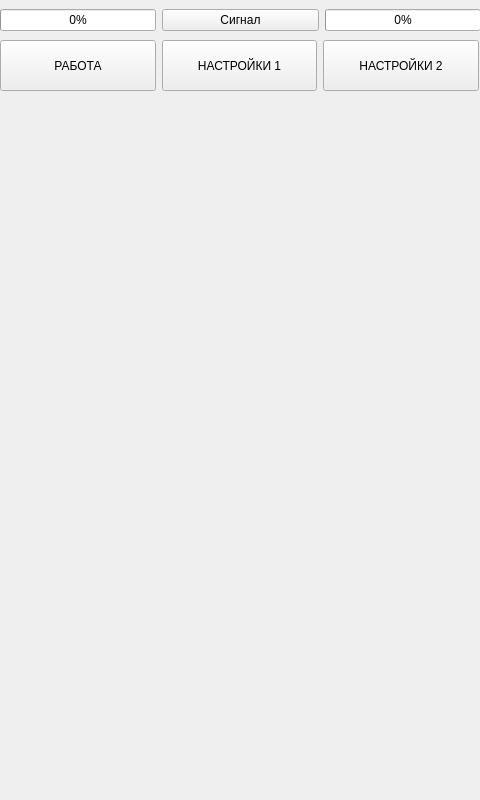
<?xml version="1.0" encoding="UTF-8"?>
<ui version="4.0">
 <class>Watcher</class>
 <widget class="QMainWindow" name="Watcher">
  <property name="geometry">
   <rect>
    <x>0</x>
    <y>0</y>
    <width>480</width>
    <height>800</height>
   </rect>
  </property>
  <property name="windowTitle">
   <string>MainWindow</string>
  </property>
  <widget class="QWidget" name="centralwidget">
   <widget class="QWidget" name="horizontalLayoutWidget">
    <property name="geometry">
     <rect>
      <x>0</x>
      <y>0</y>
      <width>481</width>
      <height>41</height>
     </rect>
    </property>
    <layout class="QHBoxLayout" name="horizontalLayout">
     <property name="sizeConstraint">
      <enum>QLayout::SetDefaultConstraint</enum>
     </property>
     <item>
      <widget class="QProgressBar" name="battery_road">
       <property name="sizePolicy">
        <sizepolicy hsizetype="Minimum" vsizetype="Fixed">
         <horstretch>0</horstretch>
         <verstretch>0</verstretch>
        </sizepolicy>
       </property>
       <property name="value">
        <number>0</number>
       </property>
      </widget>
     </item>
     <item>
      <widget class="QPushButton" name="RSSI">
       <property name="enabled">
        <bool>true</bool>
       </property>
       <property name="styleSheet">
        <string notr="true">font: 87 10pt &quot;Droid Sans [MONO]&quot;;</string>
       </property>
       <property name="text">
        <string>Сигнал</string>
       </property>
      </widget>
     </item>
     <item>
      <widget class="QProgressBar" name="battery">
       <property name="sizePolicy">
        <sizepolicy hsizetype="Minimum" vsizetype="Fixed">
         <horstretch>0</horstretch>
         <verstretch>0</verstretch>
        </sizepolicy>
       </property>
       <property name="value">
        <number>0</number>
       </property>
      </widget>
     </item>
    </layout>
   </widget>
   <widget class="QWidget" name="verticalLayoutWidget">
    <property name="geometry">
     <rect>
      <x>0</x>
      <y>90</y>
      <width>481</width>
      <height>711</height>
     </rect>
    </property>
    <layout class="QVBoxLayout" name="layoutidontwant"/>
   </widget>
   <widget class="QWidget" name="horizontalLayoutWidget_2">
    <property name="geometry">
     <rect>
      <x>0</x>
      <y>40</y>
      <width>479</width>
      <height>51</height>
     </rect>
    </property>
    <layout class="QHBoxLayout" name="horizontalLayout_2">
     <property name="sizeConstraint">
      <enum>QLayout::SetDefaultConstraint</enum>
     </property>
     <item>
      <widget class="QPushButton" name="workButton">
       <property name="enabled">
        <bool>true</bool>
       </property>
       <property name="sizePolicy">
        <sizepolicy hsizetype="Ignored" vsizetype="Ignored">
         <horstretch>0</horstretch>
         <verstretch>0</verstretch>
        </sizepolicy>
       </property>
       <property name="styleSheet">
        <string notr="true">font: 75 14pt &quot;Droid Sans [MONO]&quot;;</string>
       </property>
       <property name="text">
        <string>РАБОТА</string>
       </property>
      </widget>
     </item>
     <item>
      <widget class="QPushButton" name="settingsButton">
       <property name="sizePolicy">
        <sizepolicy hsizetype="Ignored" vsizetype="Ignored">
         <horstretch>0</horstretch>
         <verstretch>0</verstretch>
        </sizepolicy>
       </property>
       <property name="styleSheet">
        <string notr="true">font: 75 14pt &quot;Droid Sans [MONO]&quot;;</string>
       </property>
       <property name="text">
        <string>НАСТРОЙКИ 1</string>
       </property>
      </widget>
     </item>
     <item>
      <widget class="QPushButton" name="telemetryButton">
       <property name="sizePolicy">
        <sizepolicy hsizetype="Ignored" vsizetype="Ignored">
         <horstretch>0</horstretch>
         <verstretch>0</verstretch>
        </sizepolicy>
       </property>
       <property name="styleSheet">
        <string notr="true">font: 75 14pt &quot;Droid Sans [MONO]&quot;;</string>
       </property>
       <property name="text">
        <string>НАСТРОЙКИ 2</string>
       </property>
      </widget>
     </item>
    </layout>
   </widget>
  </widget>
 </widget>
 <resources/>
 <connections/>
</ui>
